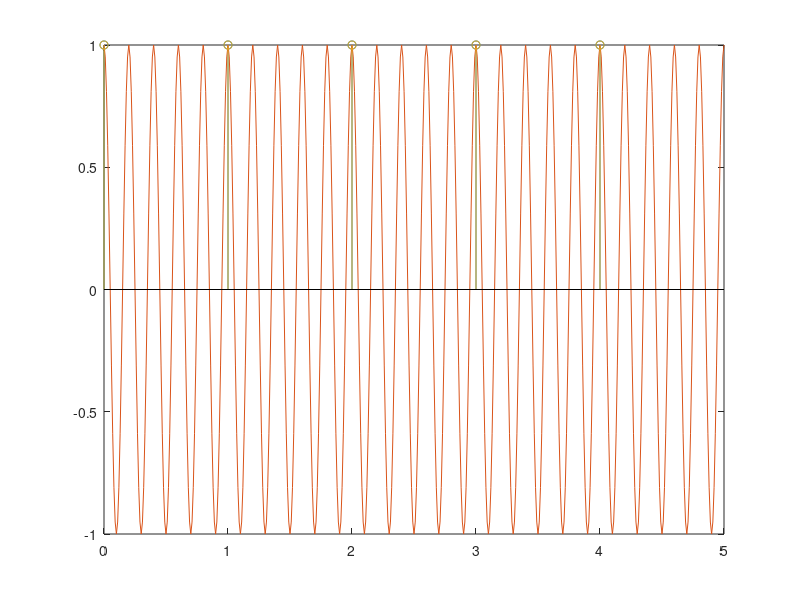

Here is the MATLAB script that generated this plot: (Note: this script raises an error after producing the figure.)
Fs = 5;

n = linspace(0, Fs - 1, Fs);
t = [0:0.01:Fs];

x_t = zeros(Fs, 1);
x_t = x_t + 1;

stem(n, x_t);

hold on;
freq = 5;

wave_n = cos(2 * pi * freq * n);
wave_t = cos(2 * pi * freq * t);

plot(t, wave_t);
stem(n, wave_n);

hold off;

X_f = fft()